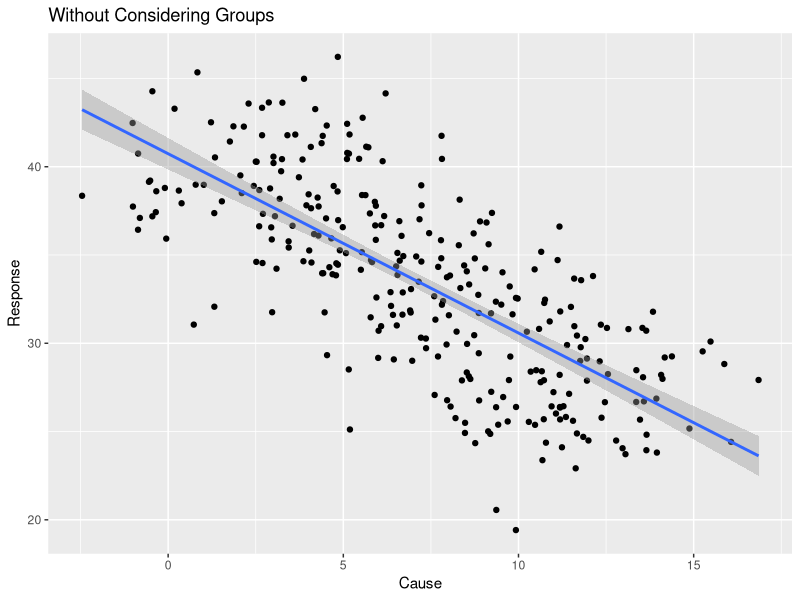
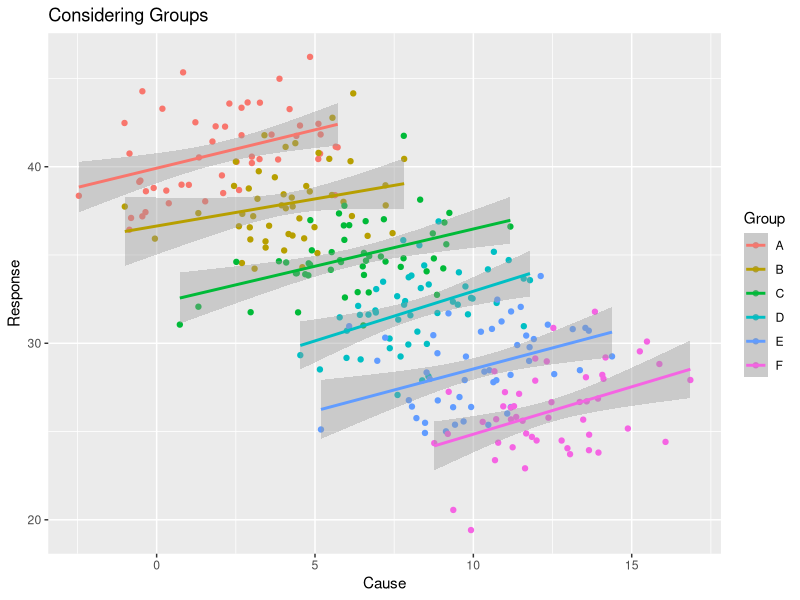

Generate these figures, in order, with R:
## ---- chunk 1
# Un-attach any packages that happen to already be loaded. In general this is unecessary
# but is important for the creation of the book to not have package namespaces
# fighting unexpectedly.
pkgs = names(sessionInfo()$otherPkgs)
if( length(pkgs > 0)){
  pkgs = paste('package:', pkgs, sep = "")
  for( i in 1:length(pkgs)){
    detach(pkgs[i], character.only = TRUE, force=TRUE)
  }
}
# Don't show the R code!
knitr::opts_chunk$set(echo = FALSE, warning = FALSE, message=FALSE)
## ---- chunk 2
# Chapter packages we will use
library(tidyverse)
## ---- chunk 3
data <- tibble(Group = LETTERS[1:6], x.mean=seq(2,12,by=2), y.mean=seq(20,9,by=-2)) %>%
  mutate(Group = factor(Group)) %>%
  group_by(Group) %>%
  left_join(expand.grid(Group = LETTERS[1:6], rep=1:50), by='Group') %>%
  mutate( x = rnorm(n(), mean = x.mean, sd=2),
          y = y.mean + .5*x + rnorm(n(), mean = y.mean, sd=2) )
data %>% 
  ggplot( aes(x=x, y=y) ) +
  geom_point() +
  geom_smooth(method='lm') + 
  labs(x='Cause', y='Response', title='Without Considering Groups')
## ---- chunk 4
data %>% 
  ggplot( aes(x=x, y=y, color=Group) ) +
  geom_point() +
  geom_smooth(method='lm') + 
  labs(x='Cause', y='Response', title='Considering Groups')
